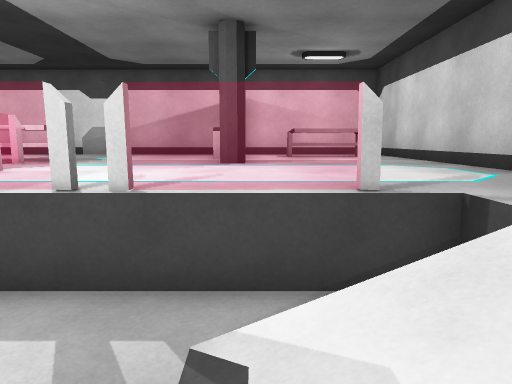
View 1 (above)

18 first-person views from a walk through a Unity game level. The camera is 1.5 m above the floor, tilts 8° down and sees 70° across. The floor is counted in squares, 1 m on a side. Each view is taken from the middle of a square. On the plan, view 1 faces up. The plan holds only what a view shows up to about 16 squares ahead; the rest is blank. The place goes on beyond the plan. The player character is not drawn. Some animated figures are left out.

View 2
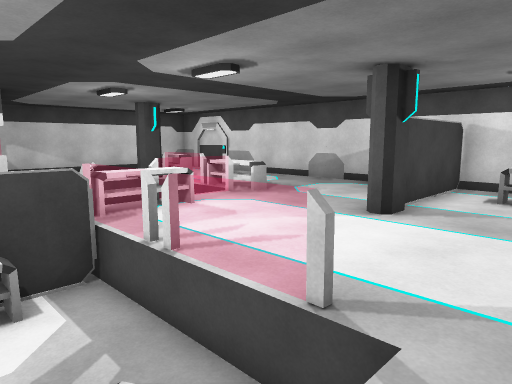

View 3
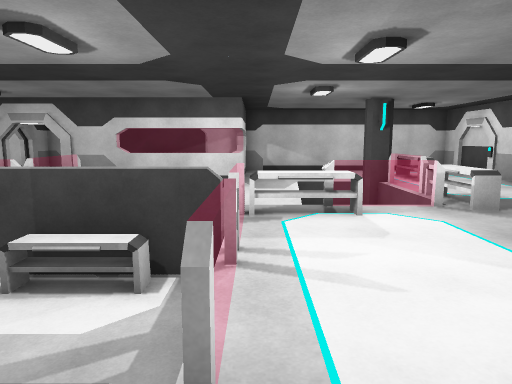

View 4
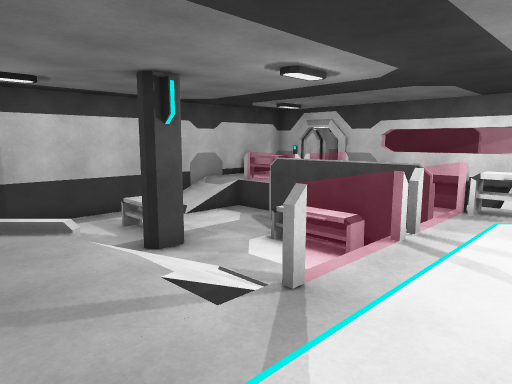

View 5
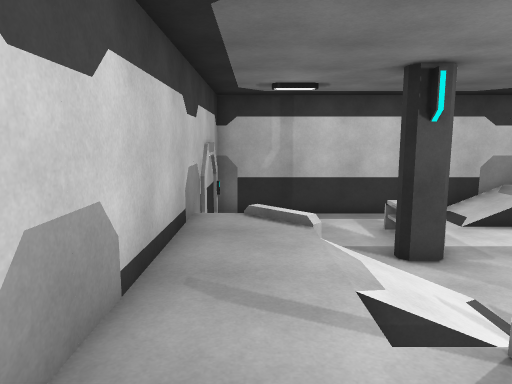

View 6
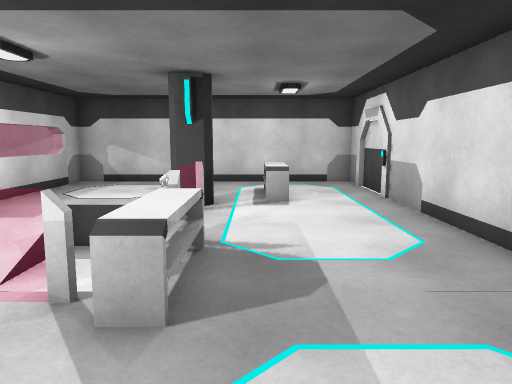

View 7
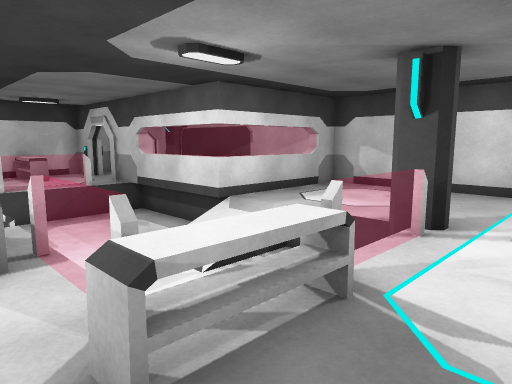

View 8
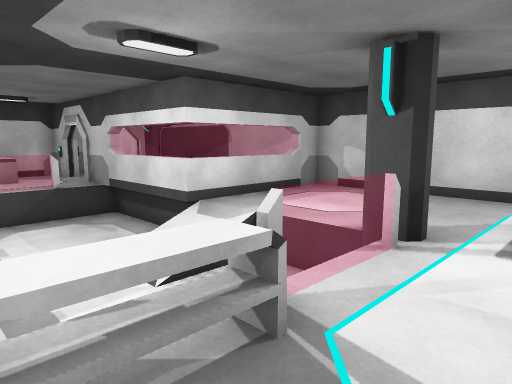

View 9
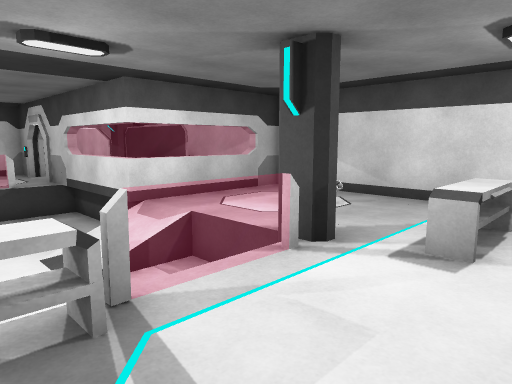

View 10
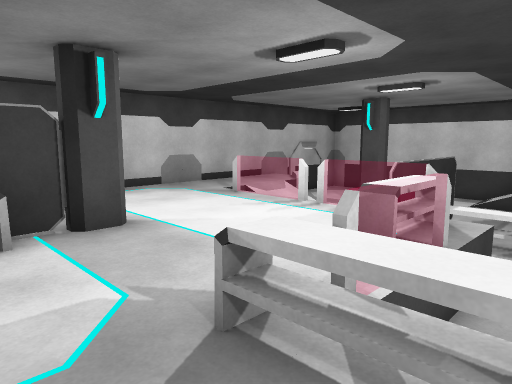

View 11
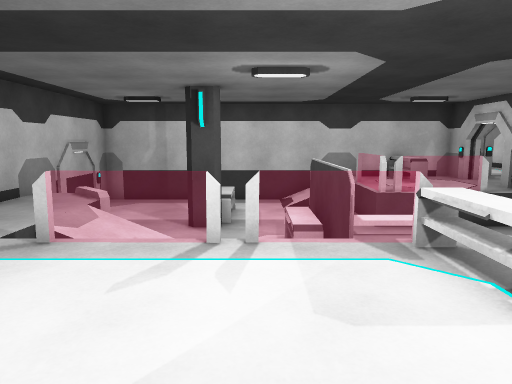

View 12
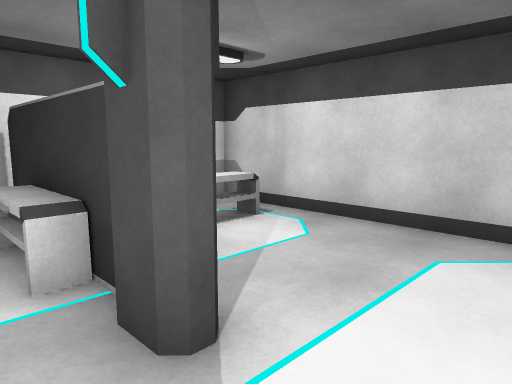

View 13
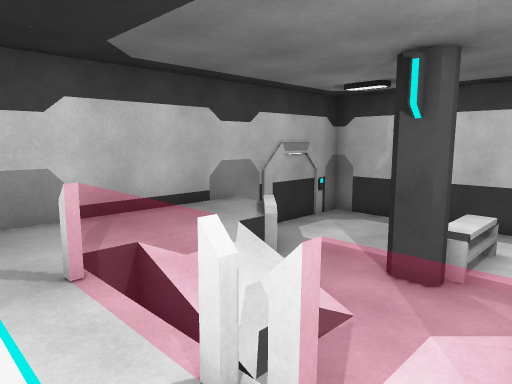

View 14
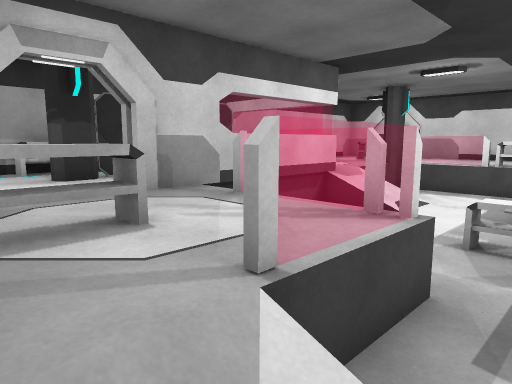

View 15
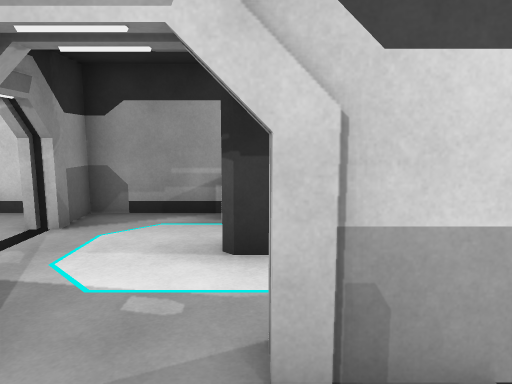

View 16
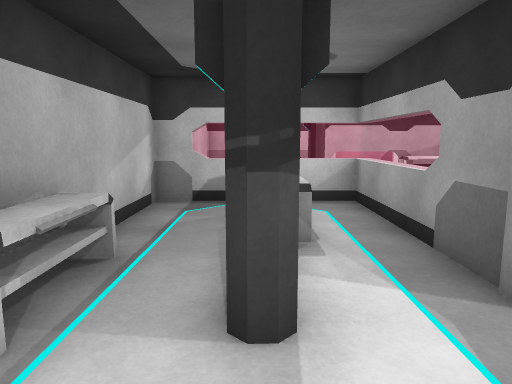

View 17
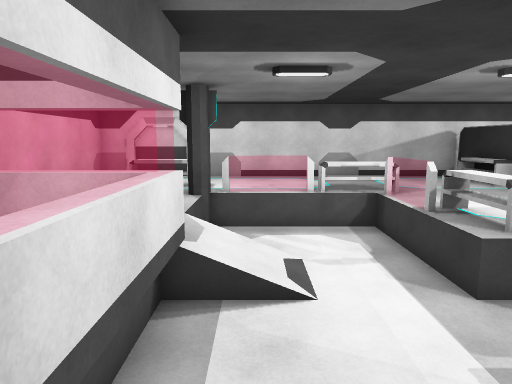

View 18
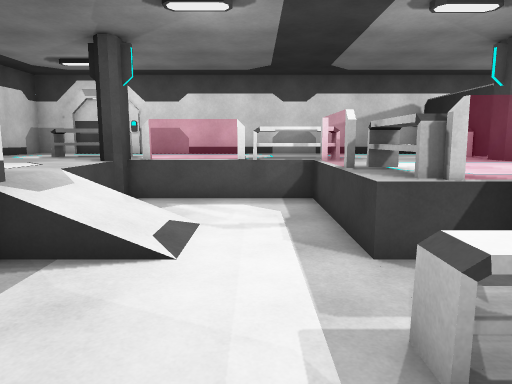

### Floor plan
Key: @ floor where view 1 was taken; # wall or solid block; x gap in a wall; . main floor; - floor 1 m lower than the main floor; / step, stairs or slope; = window, fence, low wall or low ledge; O other object.
Columns run from 16 left of view 1 to 5 right of it. Each row starts with its distance up from view 1.
 14 ######################
 13 #..............#.....#
 12 #..............O..O..#
 11 #..OOO.........O.OOO.#
 10 #..OOO.........O.....#
  9 #....O#==OOO...#.....#
  8 #....O-----=...O.....#
  7 #.....-----=.........#
  6 #.....-----=.........#
  5 #.....//---OO........#
  4 #.....//---O======...#
  3 ##====#-----=#----=..#
  2 #..x..=------O--//...#
  1 #..#O.=---OOOO--//...#
  0 #..#O.=-----#O--@-=..#
 -1 #..#..#-----------//.#
 -2 #O.#..#.===----#O----#
 -3 #O.O......=----O-----#
 -4 #.......O.=----O-----#
 -5 #.......O..//--------#
 -6 #.....#.O..//--------#
 -7 ##x x ################
 -8 #.

Positions as (right, up) in squares from view 1, and headings:
1: (0, 0), facing up
2: (3, 1), facing up-left
3: (3, 4), facing left
4: (4, 6), facing down-left
5: (3, 6), facing down
6: (-2, 10), facing left
7: (-4, 11), facing down-left
8: (-5, 11), facing down-left
9: (-6, 12), facing down-left
10: (-7, 11), facing down-right
11: (-2, 9), facing down
12: (-2, 6), facing up-right
13: (-3, 5), facing down-right
14: (-4, -6), facing up-left
15: (-8, -3), facing left
16: (-13, -6), facing up
17: (-9, -2), facing up
18: (-7, -1), facing up
